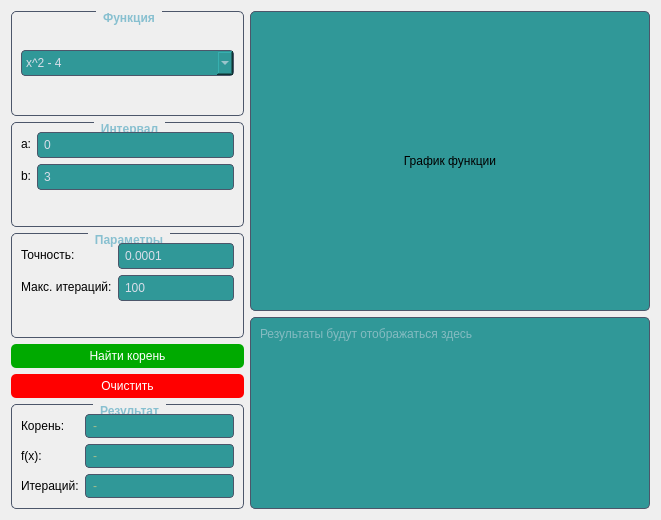
      <widget class="QWidget" name="tabChordMethod">
       <attribute name="title">
        <string>Метод хорд</string>
       </attribute>
       <layout class="QVBoxLayout" name="verticalLayout_7">
        <item>
         <layout class="QHBoxLayout" name="horizontalLayout_2">
          <item>
           <layout class="QVBoxLayout" name="verticalLayout_8">
            <item>
             <widget class="QGroupBox" name="groupBoxFunction">
              <property name="styleSheet">
               <string notr="true">QGroupBox {
    border: 1px solid #4C566A;
    border-radius: 5px;
    margin-top: 1ex;
    font-weight: bold;
    color: #88C0D0;
}

QGroupBox::title {
    subcontrol-origin: margin;
    subcontrol-position: top center;
    padding: 0 5px;
}</string>
              </property>
              <property name="title">
               <string>Функция</string>
              </property>
              <layout class="QVBoxLayout" name="verticalLayout_9">
               <item>
                <widget class="QComboBox" name="comboFunction">
                 <property name="styleSheet">
                  <string notr="true">QComboBox {
    background-color: #309898;
    color: #D8DEE9;
    border: 1px solid #4C566A;
    border-radius: 4px;
    padding: 4px;
}</string>
                 </property>
                 <item>
                  <property name="text">
                   <string>x^2 - 4</string>
                  </property>
                 </item>
                 <item>
                  <property name="text">
                   <string>sin(x) - 0.5</string>
                  </property>
                 </item>
                 <item>
                  <property name="text">
                   <string>x^3 - 2*x - 5</string>
                  </property>
                 </item>
                 <item>
                  <property name="text">
                   <string>exp(x) - 3</string>
                  </property>
                 </item>
                 <item>
                  <property name="text">
                   <string>log(x) - 1</string>
                  </property>
                 </item>
                </widget>
               </item>
              </layout>
             </widget>
            </item>
            <item>
             <widget class="QGroupBox" name="groupBoxInterval">
              <property name="styleSheet">
               <string notr="true">QGroupBox {
    border: 1px solid #4C566A;
    border-radius: 5px;
    margin-top: 1ex;
    font-weight: bold;
    color: #88C0D0;
}

QGroupBox::title {
    subcontrol-origin: margin;
    subcontrol-position: top center;
    padding: 0 5px;
}</string>
              </property>
              <property name="title">
               <string>Интервал</string>
              </property>
              <layout class="QFormLayout" name="formLayout">
               <item row="0" column="0">
                <widget class="QLabel" name="labelA">
                 <property name="text">
                  <string>a:</string>
                 </property>
                </widget>
               </item>
               <item row="0" column="1">
                <widget class="QLineEdit" name="editA">
                 <property name="styleSheet">
                  <string notr="true">QLineEdit {
    background-color: #309898;
    color: #D8DEE9;
    border: 1px solid #4C566A;
    border-radius: 4px;
    padding: 4px;
}</string>
                 </property>
                 <property name="text">
                  <string>0</string>
                 </property>
                </widget>
               </item>
               <item row="1" column="0">
                <widget class="QLabel" name="labelB">
                 <property name="text">
                  <string>b:</string>
                 </property>
                </widget>
               </item>
               <item row="1" column="1">
                <widget class="QLineEdit" name="editB">
                 <property name="styleSheet">
                  <string notr="true">QLineEdit {
    background-color: #309898;
    color: #D8DEE9;
    border: 1px solid #4C566A;
    border-radius: 4px;
    padding: 4px;
}</string>
                 </property>
                 <property name="text">
                  <string>3</string>
                 </property>
                </widget>
               </item>
              </layout>
             </widget>
            </item>
            <item>
             <widget class="QGroupBox" name="groupBoxParams">
              <property name="styleSheet">
               <string notr="true">QGroupBox {
    border: 1px solid #4C566A;
    border-radius: 5px;
    margin-top: 1ex;
    font-weight: bold;
    color: #88C0D0;
}

QGroupBox::title {
    subcontrol-origin: margin;
    subcontrol-position: top center;
    padding: 0 5px;
}</string>
              </property>
              <property name="title">
               <string>Параметры</string>
              </property>
              <layout class="QFormLayout" name="formLayout_2">
               <item row="0" column="0">
                <widget class="QLabel" name="labelEpsilon">
                 <property name="text">
                  <string>Точность:</string>
                 </property>
                </widget>
               </item>
               <item row="0" column="1">
                <widget class="QLineEdit" name="editEpsilon">
                 <property name="styleSheet">
                  <string notr="true">QLineEdit {
    background-color: #309898;
    color: #D8DEE9;
    border: 1px solid #4C566A;
    border-radius: 4px;
    padding: 4px;
}</string>
                 </property>
                 <property name="text">
                  <string>0.0001</string>
                 </property>
                </widget>
               </item>
               <item row="1" column="0">
                <widget class="QLabel" name="labelMaxIter">
                 <property name="text">
                  <string>Макс. итераций:</string>
                 </property>
                </widget>
               </item>
               <item row="1" column="1">
                <widget class="QLineEdit" name="editMaxIter">
                 <property name="styleSheet">
                  <string notr="true">QLineEdit {
    background-color: #309898;
    color: #D8DEE9;
    border: 1px solid #4C566A;
    border-radius: 4px;
    padding: 4px;
}</string>
                 </property>
                 <property name="text">
                  <string>100</string>
                 </property>
                </widget>
               </item>
              </layout>
             </widget>
            </item>
            <item>
             <widget class="QPushButton" name="btnSolve">
              <property name="styleSheet">
               <string notr="true">QPushButton {
    background-color: #00aa00;
    color: white;
    border-radius: 5px;
    padding: 5px;
}
QPushButton:hover {
    background-color: #B9D39C;
}</string>
              </property>
              <property name="text">
               <string>Найти корень</string>
              </property>
             </widget>
            </item>
            <item>
             <widget class="QPushButton" name="btnClear">
              <property name="styleSheet">
               <string notr="true">QPushButton {
    background-color: #ff0000;
    color: white;
    border-radius: 5px;
    padding: 5px;
}
QPushButton:hover {
    background-color: #CF717A;
}</string>
              </property>
              <property name="text">
               <string>Очистить</string>
              </property>
             </widget>
            </item>
            <item>
             <widget class="QGroupBox" name="groupBoxResult">
              <property name="styleSheet">
               <string notr="true">QGroupBox {
    border: 1px solid #4C566A;
    border-radius: 5px;
    margin-top: 1ex;
    font-weight: bold;
    color: #88C0D0;
}

QGroupBox::title {
    subcontrol-origin: margin;
    subcontrol-position: top center;
    padding: 0 5px;
}</string>
              </property>
              <property name="title">
               <string>Результат</string>
              </property>
              <layout class="QFormLayout" name="formLayout_3">
               <item row="0" column="0">
                <widget class="QLabel" name="labelRootText">
                 <property name="text">
                  <string>Корень:</string>
                 </property>
                </widget>
               </item>
               <item row="0" column="1">
                <widget class="QLabel" name="labelRoot">
                 <property name="styleSheet">
                  <string notr="true">QLabel {
    background-color: #309898;
    color: #A3BE8C;
    border: 1px solid #4C566A;
    border-radius: 4px;
    padding: 4px;
}</string>
                 </property>
                 <property name="text">
                  <string>-</string>
                 </property>
                </widget>
               </item>
               <item row="1" column="0">
                <widget class="QLabel" name="labelFunctionValueText">
                 <property name="text">
                  <string>f(x):</string>
                 </property>
                </widget>
               </item>
               <item row="1" column="1">
                <widget class="QLabel" name="labelFunctionValue">
                 <property name="styleSheet">
                  <string notr="true">QLabel {
    background-color: #309898;
    color: #A3BE8C;
    border: 1px solid #4C566A;
    border-radius: 4px;
    padding: 4px;
}</string>
                 </property>
                 <property name="text">
                  <string>-</string>
                 </property>
                </widget>
               </item>
               <item row="2" column="0">
                <widget class="QLabel" name="labelIterationsText">
                 <property name="text">
                  <string>Итераций:</string>
                 </property>
                </widget>
               </item>
               <item row="2" column="1">
                <widget class="QLabel" name="labelIterations">
                 <property name="styleSheet">
                  <string notr="true">QLabel {
    background-color: #309898;
    color: #A3BE8C;
    border: 1px solid #4C566A;
    border-radius: 4px;
    padding: 4px;
}</string>
                 </property>
                 <property name="text">
                  <string>-</string>
                 </property>
                </widget>
               </item>
              </layout>
             </widget>
            </item>
           </layout>
          </item>
          <item>
           <layout class="QVBoxLayout" name="verticalLayout_10">
            <item>
             <widget class="QLabel" name="labelPlot">
              <property name="minimumSize">
               <size>
                <width>400</width>
                <height>300</height>
               </size>
              </property>
              <property name="styleSheet">
               <string notr="true">QLabel {
    background-color: #309898;
    border: 1px solid #4C566A;
    border-radius: 5px;
}</string>
              </property>
              <property name="text">
               <string>График функции</string>
              </property>
              <property name="alignment">
               <set>Qt::AlignmentFlag::AlignCenter</set>
              </property>
             </widget>
            </item>
            <item>
             <widget class="QTextEdit" name="textChordOutput">
              <property name="styleSheet">
               <string notr="true">QTextEdit {
    background-color: #309898;
    color: #D8DEE9;
    border: 1px solid #4C566A;
    border-radius: 5px;
    padding: 5px;
}</string>
              </property>
              <property name="readOnly">
               <bool>true</bool>
              </property>
              <property name="placeholderText">
               <string>Результаты будут отображаться здесь</string>
              </property>
             </widget>
            </item>
           </layout>
          </item>
         </layout>
        </item>
       </layout>
      </widget>
